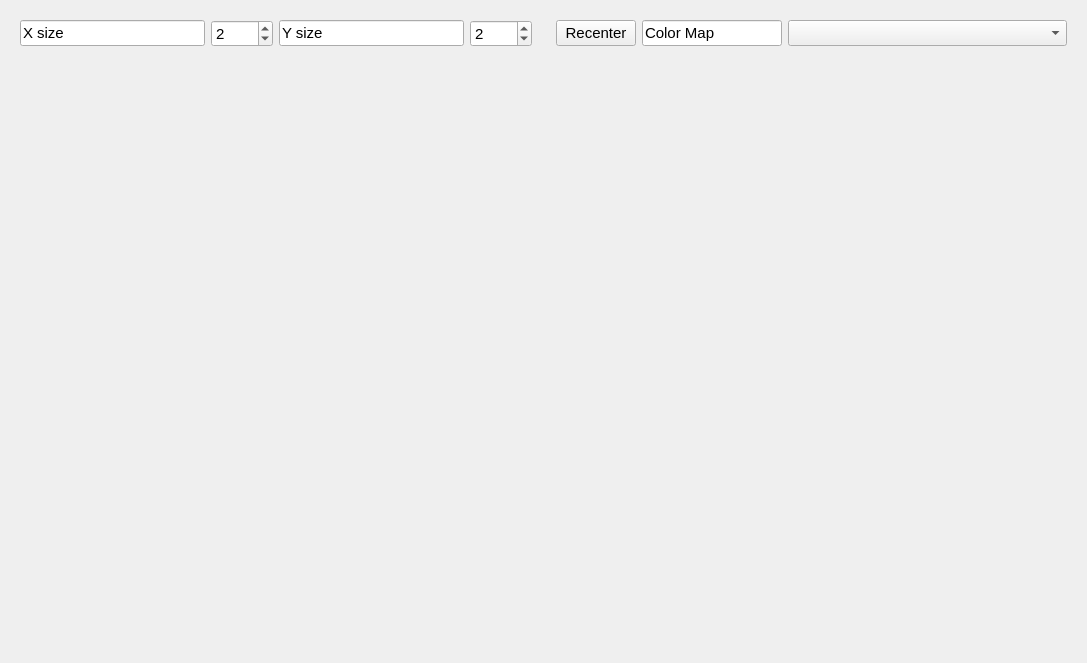
<?xml version="1.0" encoding="UTF-8"?>
<ui version="4.0">
 <class>DataBrowser</class>
 <widget class="QWidget" name="DataBrowser">
  <property name="geometry">
   <rect>
    <x>0</x>
    <y>0</y>
    <width>1087</width>
    <height>663</height>
   </rect>
  </property>
  <property name="font">
   <font>
    <pointsize>11</pointsize>
   </font>
  </property>
  <property name="windowTitle">
   <string>Form</string>
  </property>
  <layout class="QHBoxLayout" name="horizontalLayout">
   <item>
    <widget class="QWidget" name="navigationWidget" native="true">
     <layout class="QGridLayout" name="navigationLayout">
      <item row="0" column="0">
       <layout class="QGridLayout" name="gridLayout_6">
        <item row="0" column="1">
         <widget class="QSpinBox" name="navX">
          <property name="sizePolicy">
           <sizepolicy hsizetype="Minimum" vsizetype="Fixed">
            <horstretch>1</horstretch>
            <verstretch>0</verstretch>
           </sizepolicy>
          </property>
          <property name="wrapping">
           <bool>true</bool>
          </property>
          <property name="minimum">
           <number>1</number>
          </property>
          <property name="value">
           <number>2</number>
          </property>
         </widget>
        </item>
        <item row="0" column="3">
         <widget class="QSpinBox" name="navY">
          <property name="sizePolicy">
           <sizepolicy hsizetype="Minimum" vsizetype="Fixed">
            <horstretch>1</horstretch>
            <verstretch>0</verstretch>
           </sizepolicy>
          </property>
          <property name="wrapping">
           <bool>true</bool>
          </property>
          <property name="frame">
           <bool>true</bool>
          </property>
          <property name="minimum">
           <number>1</number>
          </property>
          <property name="value">
           <number>2</number>
          </property>
         </widget>
        </item>
        <item row="0" column="0">
         <widget class="QLineEdit" name="lineEdit">
          <property name="sizePolicy">
           <sizepolicy hsizetype="Expanding" vsizetype="Fixed">
            <horstretch>3</horstretch>
            <verstretch>0</verstretch>
           </sizepolicy>
          </property>
          <property name="text">
           <string>X size</string>
          </property>
          <property name="readOnly">
           <bool>true</bool>
          </property>
         </widget>
        </item>
        <item row="0" column="2">
         <widget class="QLineEdit" name="lineEdit_2">
          <property name="sizePolicy">
           <sizepolicy hsizetype="Expanding" vsizetype="Fixed">
            <horstretch>3</horstretch>
            <verstretch>0</verstretch>
           </sizepolicy>
          </property>
          <property name="text">
           <string>Y size</string>
          </property>
          <property name="readOnly">
           <bool>true</bool>
          </property>
         </widget>
        </item>
       </layout>
      </item>
      <item row="1" column="0">
       <widget class="MyMplCanvas" name="navCanvas" native="true">
        <property name="sizePolicy">
         <sizepolicy hsizetype="Expanding" vsizetype="Expanding">
          <horstretch>0</horstretch>
          <verstretch>0</verstretch>
         </sizepolicy>
        </property>
        <layout class="QGridLayout" name="gridLayout">
         <property name="leftMargin">
          <number>20</number>
         </property>
        </layout>
       </widget>
      </item>
     </layout>
    </widget>
   </item>
   <item>
    <widget class="QWidget" name="diffractionWidget" native="true">
     <layout class="QGridLayout" name="diffractionLayout">
      <item row="0" column="0">
       <layout class="QGridLayout" name="gridLayout_7">
        <item row="0" column="2">
         <widget class="QComboBox" name="colorMap">
          <property name="sizePolicy">
           <sizepolicy hsizetype="Preferred" vsizetype="Fixed">
            <horstretch>4</horstretch>
            <verstretch>0</verstretch>
           </sizepolicy>
          </property>
          <property name="currentText">
           <string/>
          </property>
         </widget>
        </item>
        <item row="0" column="1">
         <widget class="QLineEdit" name="lineEdit_4">
          <property name="sizePolicy">
           <sizepolicy hsizetype="Expanding" vsizetype="Fixed">
            <horstretch>2</horstretch>
            <verstretch>0</verstretch>
           </sizepolicy>
          </property>
          <property name="minimumSize">
           <size>
            <width>80</width>
            <height>0</height>
           </size>
          </property>
          <property name="text">
           <string>Color Map</string>
          </property>
          <property name="readOnly">
           <bool>true</bool>
          </property>
         </widget>
        </item>
        <item row="0" column="0">
         <widget class="QPushButton" name="recenter_Button">
          <property name="sizePolicy">
           <sizepolicy hsizetype="Minimum" vsizetype="Preferred">
            <horstretch>0</horstretch>
            <verstretch>0</verstretch>
           </sizepolicy>
          </property>
          <property name="text">
           <string>Recenter</string>
          </property>
         </widget>
        </item>
       </layout>
      </item>
      <item row="1" column="0">
       <widget class="MyMplCanvas" name="diffCanvas" native="true">
        <property name="sizePolicy">
         <sizepolicy hsizetype="Expanding" vsizetype="Expanding">
          <horstretch>0</horstretch>
          <verstretch>0</verstretch>
         </sizepolicy>
        </property>
        <layout class="QGridLayout" name="gridLayout_2">
         <property name="leftMargin">
          <number>20</number>
         </property>
        </layout>
       </widget>
      </item>
     </layout>
    </widget>
   </item>
  </layout>
 </widget>
 <customwidgets>
  <customwidget>
   <class>MyMplCanvas</class>
   <extends>QWidget</extends>
   <header>fpd_explorer.frontend.custom_widgets</header>
   <container>1</container>
  </customwidget>
 </customwidgets>
 <resources/>
 <connections>
  <connection>
   <sender>navY</sender>
   <signal>valueChanged(int)</signal>
   <receiver>DataBrowser</receiver>
   <slot>update_rect(int)</slot>
   <hints>
    <hint type="sourcelabel">
     <x>526</x>
     <y>35</y>
    </hint>
    <hint type="destinationlabel">
     <x>571</x>
     <y>63</y>
    </hint>
   </hints>
  </connection>
  <connection>
   <sender>navX</sender>
   <signal>valueChanged(int)</signal>
   <receiver>DataBrowser</receiver>
   <slot>update_rect(int)</slot>
   <hints>
    <hint type="sourcelabel">
     <x>246</x>
     <y>31</y>
    </hint>
    <hint type="destinationlabel">
     <x>573</x>
     <y>127</y>
    </hint>
   </hints>
  </connection>
  <connection>
   <sender>colorMap</sender>
   <signal>currentTextChanged(QString)</signal>
   <receiver>DataBrowser</receiver>
   <slot>update_color_map(QString)</slot>
   <hints>
    <hint type="sourcelabel">
     <x>1003</x>
     <y>29</y>
    </hint>
    <hint type="destinationlabel">
     <x>1082</x>
     <y>80</y>
    </hint>
   </hints>
  </connection>
  <connection>
   <sender>recenter_Button</sender>
   <signal>clicked()</signal>
   <receiver>DataBrowser</receiver>
   <slot>recenter_dif_plot()</slot>
   <hints>
    <hint type="sourcelabel">
     <x>613</x>
     <y>33</y>
    </hint>
    <hint type="destinationlabel">
     <x>544</x>
     <y>133</y>
    </hint>
   </hints>
  </connection>
 </connections>
 <slots>
  <slot>update_color_map(QString)</slot>
  <slot>update_rect(int)</slot>
  <slot>recenter_dif_plot()</slot>
 </slots>
</ui>
